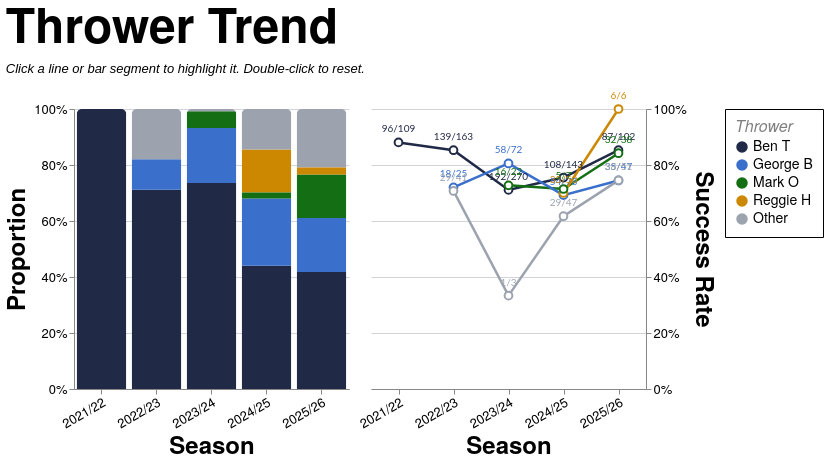

The specification (Vega-Lite) saved for this image:
### Vega-Lite specification from a JSON file in a GitHub repository (floating-point values rounded to 4 significant figures; data arrays with more than 128 entries replaced by an {"elided": "..."} marker saying what was removed)
{"config": {"axis": {"labelFont": "PT Sans Narrow, Helvetica Neue, Helvetica, Arial, sans-serif", "titleFont": "PT Sans Narrow, Helvetica Neue, Helvetica, Arial, sans-serif", "labelFontSize": 13, "titleFontSize": 24, "gridColor": "#202947", "gridOpacity": 0.2, "zindex": 1}, "text": {"font": "Lato, sans-serif"}, "bar": {"cornerRadiusEnd": 5}, "header": {"labelFont": "PT Sans Narrow, Helvetica Neue, Helvetica, Arial, sans-serif", "titleFont": "PT Sans Narrow, Helvetica Neue, Helvetica, Arial, sans-serif", "labelFontSize": 24, "titleFontSize": 28, "labelFontWeight": "bold", "orient": "left"}, "legend": {"labelFont": "PT Sans Narrow, Helvetica Neue, Helvetica, Arial, sans-serif", "titleFont": "PT Sans Narrow, Helvetica Neue, Helvetica, Arial, sans-serif", "labelFontSize": 14, "titleFontSize": 16, "titlePadding": 5, "fillColor": "white", "strokeColor": "black", "padding": 10, "titleFontWeight": "lighter", "titleFontStyle": "italic", "titleColor": "gray", "offset": 10}, "title": {"font": "PT Sans Narrow, Helvetica Neue, Helvetica, Arial, sans-serif", "fontSize": 48, "fontWeight": "bold", "anchor": "start", "align": "center", "titlePadding": 20, "subtitlePadding": 10, "subtitleFontSize": 13, "subtitleColor": "", "subtitleFontStyle": "italic", "offset": 15, "color": "black"}, "axisX": {"labelAngle": 0}, "facet": {"title": null, "header": null, "align": {"row": "each", "column": "each"}}, "resolve": {"scale": {"y": "independent", "facet": "independent"}}, "background": "transparent", "scale": {"offsetBandPaddingOuter": 0.2, "offsetBandPaddingInner": 0.1}, "view": {"stroke": null, "background": "transparent"}}, "hconcat": [{"mark": {"type": "bar", "opacity": 0.85}, "encoding": {"color": {"field": "thrower_tier", "scale": {"domain": ["Ben T", "George B", "Mark O", "Reggie H", "Other"], "range": ["#202946", "#3a6fcc", "#146f14", "#cc8800", "#9ca3af"]}, "title": "Thrower", "type": "nominal"}, "opacity": {"condition": {"param": "param_13", "value": 1.0, "empty": true}, "value": 0.2}, "order": {"field": "tier_sort_order", "sort": "ascending", "type": "quantitative"}, "tooltip": [{"field": "season", "title": "Season", "type": "nominal"}, {"field": "thrower_tier_name", "title": "Thrower", "type": "nominal"}, {"field": "attempts", "format": ",.0f", "title": "Attempts", "type": "quantitative"}, {"field": "won", "format": ",.0f", "title": "Won", "type": "quantitative"}, {"field": "success_rate", "format": ".1%", "title": "Success Rate", "type": "quantitative"}], "x": {"axis": {"labelAngle": -30}, "field": "season", "sort": ["2021/22", "2022/23", "2023/24", "2024/25", "2025/26"], "title": "Season", "type": "nominal"}, "y": {"axis": {"format": "%", "orient": "left"}, "field": "attempts", "stack": "normalize", "title": "Proportion", "type": "quantitative"}}, "height": 280, "name": "view_12", "transform": [{"filter": "(loSquad == 'All' || datum.squad == loSquad) && (loGameType == 'All' || (loGameType == 'League + Cup' && (datum.game_type == 'League' || datum.game_type == 'Cup')) || (loGameType == 'League only' && datum.game_type == 'League') || datum.game_type == loGameType) && (loJumper == 'All' || datum.jumper == loJumper) && (loArea == 'All' || datum.area == loArea) && (loNumbers == 'All' || datum.numbers == loNumbers)"}, {"aggregate": [{"op": "count", "as": "attempts"}, {"op": "sum", "field": "won", "as": "won"}], "groupby": ["season", "thrower_tier", "thrower_tier_name"]}, {"joinaggregate": [{"op": "sum", "field": "attempts", "as": "season_attempts"}], "groupby": ["season"]}, {"calculate": "datum.attempts / datum.season_attempts", "as": "norm_count"}, {"calculate": "datum.won / datum.attempts", "as": "success_rate"}, {"calculate": "datum.won + '/' + datum.attempts", "as": "won_attempts_label"}, {"calculate": "datum.thrower_tier == 'Ben T' ? 0 : datum.thrower_tier == 'George B' ? 1 : datum.thrower_tier == 'Mark O' ? 2 : datum.thrower_tier == 'Reggie H' ? 3 : 999", "as": "tier_sort_order"}], "width": {"step": 55}}, {"layer": [{"mark": {"type": "line", "point": {"fill": "white", "filled": false, "size": 60}, "strokeWidth": 2.5}, "encoding": {"color": {"field": "thrower_tier", "scale": {"domain": ["Ben T", "George B", "Mark O", "Reggie H", "Other"], "range": ["#202946", "#3a6fcc", "#146f14", "#cc8800", "#9ca3af"]}, "title": "Thrower", "type": "nominal"}, "detail": {"field": "thrower_tier", "type": "nominal"}, "opacity": {"condition": {"param": "param_13", "value": 1.0, "empty": true}, "value": 0.2}, "tooltip": [{"field": "season", "title": "Season", "type": "nominal"}, {"field": "thrower_tier_name", "title": "Thrower", "type": "nominal"}, {"field": "attempts", "format": ",.0f", "title": "Attempts", "type": "quantitative"}, {"field": "won", "format": ",.0f", "title": "Won", "type": "quantitative"}, {"field": "success_rate", "format": ".1%", "title": "Success Rate", "type": "quantitative"}], "x": {"axis": {"labelAngle": -30}, "field": "season", "sort": ["2021/22", "2022/23", "2023/24", "2024/25", "2025/26"], "title": "Season", "type": "nominal"}, "y": {"axis": {"format": "%", "orient": "right"}, "field": "success_rate", "scale": {"domainMax": 1, "nice": true}, "title": "Success Rate", "type": "quantitative"}}, "name": "view_11", "transform": [{"filter": "(loSquad == 'All' || datum.squad == loSquad) && (loGameType == 'All' || (loGameType == 'League + Cup' && (datum.game_type == 'League' || datum.game_type == 'Cup')) || (loGameType == 'League only' && datum.game_type == 'League') || datum.game_type == loGameType) && (loJumper == 'All' || datum.jumper == loJumper) && (loArea == 'All' || datum.area == loArea) && (loNumbers == 'All' || datum.numbers == loNumbers)"}, {"aggregate": [{"op": "count", "as": "attempts"}, {"op": "sum", "field": "won", "as": "won"}], "groupby": ["season", "thrower_tier", "thrower_tier_name"]}, {"joinaggregate": [{"op": "sum", "field": "attempts", "as": "season_attempts"}], "groupby": ["season"]}, {"calculate": "datum.attempts / datum.season_attempts", "as": "norm_count"}, {"calculate": "datum.won / datum.attempts", "as": "success_rate"}, {"calculate": "datum.won + '/' + datum.attempts", "as": "won_attempts_label"}, {"calculate": "datum.thrower_tier == 'Ben T' ? 0 : datum.thrower_tier == 'George B' ? 1 : datum.thrower_tier == 'Mark O' ? 2 : datum.thrower_tier == 'Reggie H' ? 3 : 999", "as": "tier_sort_order"}]}, {"mark": {"type": "text", "align": "center", "baseline": "bottom", "dy": -8, "fontSize": 10}, "encoding": {"color": {"field": "thrower_tier", "scale": {"domain": ["Ben T", "George B", "Mark O", "Reggie H", "Other"], "range": ["#202946", "#3a6fcc", "#146f14", "#cc8800", "#9ca3af"]}, "title": "Thrower", "type": "nominal"}, "detail": {"field": "thrower_tier", "type": "nominal"}, "opacity": {"condition": {"param": "param_13", "value": 1.0, "empty": true}, "value": 0.2}, "text": {"field": "won_attempts_label", "type": "nominal"}, "x": {"axis": {"labelAngle": -30}, "field": "season", "sort": ["2021/22", "2022/23", "2023/24", "2024/25", "2025/26"], "title": "Season", "type": "nominal"}, "y": {"axis": {"format": "%", "orient": "right"}, "field": "success_rate", "scale": {"domainMax": 1, "nice": true}, "title": "Success Rate", "type": "quantitative"}}, "transform": [{"filter": "(loSquad == 'All' || datum.squad == loSquad) && (loGameType == 'All' || (loGameType == 'League + Cup' && (datum.game_type == 'League' || datum.game_type == 'Cup')) || (loGameType == 'League only' && datum.game_type == 'League') || datum.game_type == loGameType) && (loJumper == 'All' || datum.jumper == loJumper) && (loArea == 'All' || datum.area == loArea) && (loNumbers == 'All' || datum.numbers == loNumbers)"}, {"aggregate": [{"op": "count", "as": "attempts"}, {"op": "sum", "field": "won", "as": "won"}], "groupby": ["season", "thrower_tier", "thrower_tier_name"]}, {"joinaggregate": [{"op": "sum", "field": "attempts", "as": "season_attempts"}], "groupby": ["season"]}, {"calculate": "datum.attempts / datum.season_attempts", "as": "norm_count"}, {"calculate": "datum.won / datum.attempts", "as": "success_rate"}, {"calculate": "datum.won + '/' + datum.attempts", "as": "won_attempts_label"}, {"calculate": "datum.thrower_tier == 'Ben T' ? 0 : datum.thrower_tier == 'George B' ? 1 : datum.thrower_tier == 'Mark O' ? 2 : datum.thrower_tier == 'Reggie H' ? 3 : 999", "as": "tier_sort_order"}]}], "height": 280, "width": {"step": 55}}], "data": {"name": "data-20c29dadef4fc5ac33009a2db348c5bb"}, "params": [{"name": "loSquad", "value": "All"}, {"name": "loSeason", "value": "All"}, {"name": "loGameType", "value": "All"}, {"name": "loThrower", "value": "All"}, {"name": "loJumper", "value": "All"}, {"name": "loArea", "value": "All"}, {"name": "loNumbers", "value": "All"}, {"name": "param_13", "select": {"type": "point", "clear": "dblclick", "fields": ["thrower_tier"], "on": "click"}, "views": ["view_12", "view_11"]}], "resolve": {"scale": {"color": "shared"}}, "spacing": 8, "title": {"text": "Thrower Trend", "subtitle": "Click a line or bar segment to highlight it. Double-click to reset."}, "$schema": "https://vega.github.io/schema/vega-lite/v5.20.1.json", "datasets": {"data-20c29dadef4fc5ac33009a2db348c5bb": {"elided": "1274 records"}}}
